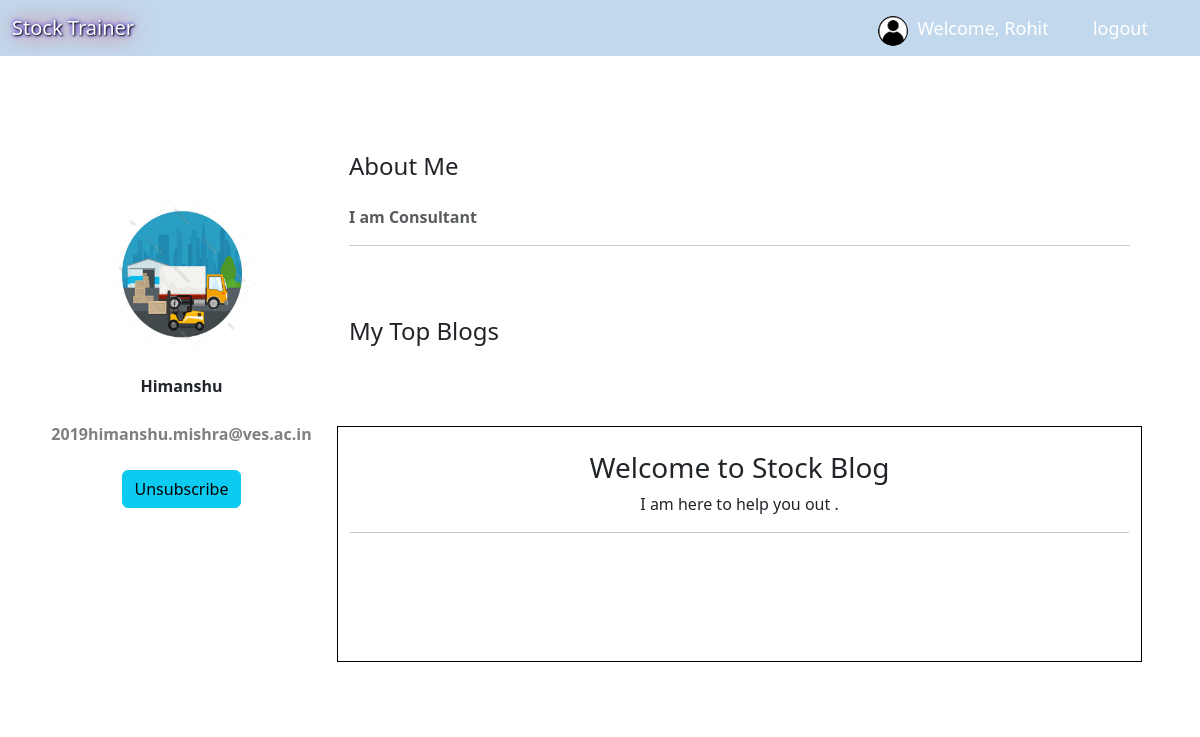
The page /user/profile/Himanshu (signed in) on the database as committed earlier.
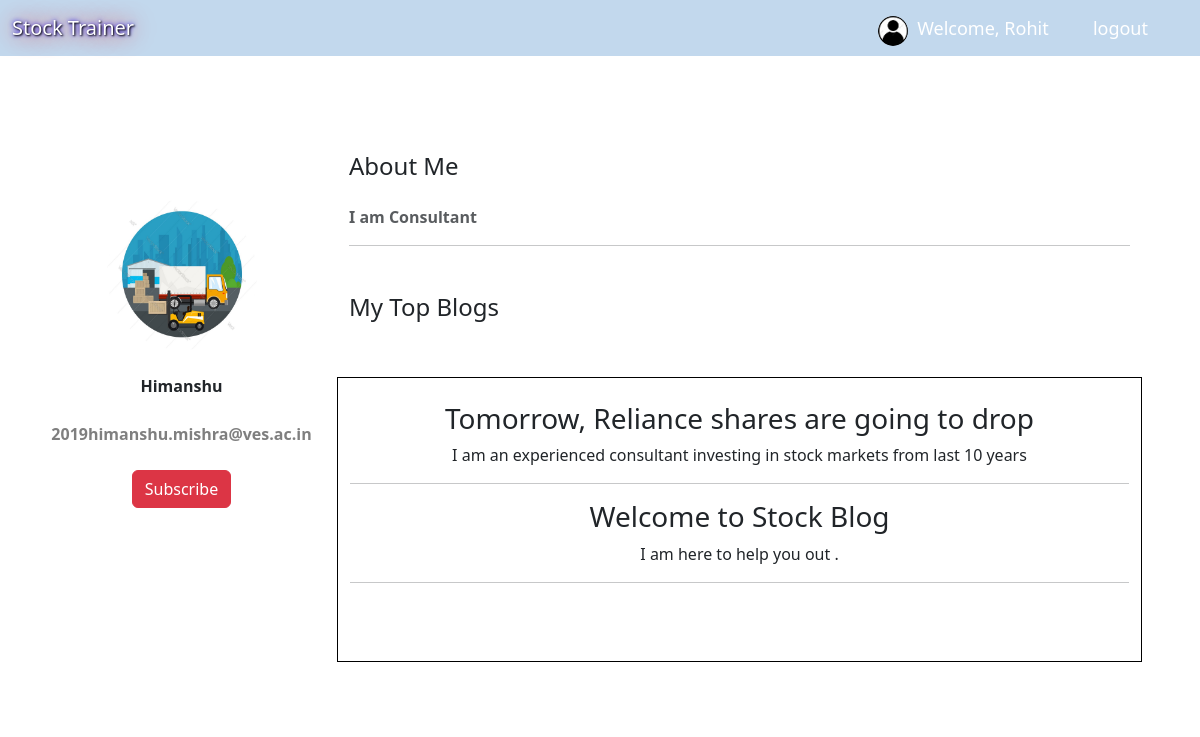
The same page on the database as committed later.
### User/models.py (models this page shows, shortened)
class Profile(models.Model):
    user = models.OneToOneField(User, related_name='Profile', on_delete=models.CASCADE)
    image_field = models.ImageField(upload_to='Images')
    rating = models.FloatField(default=0.0)
    consultant=models.BooleanField(default=False)
    about_me=models.TextField(default="")

class Blogs(models.Model):
    title=models.CharField(max_length=50)
    blogs=RichTextField(blank=True,null=True,verbose_name='')
    date_posted=models.DateTimeField(default=timezone.now)
    author=models.ForeignKey(Consultant,related_name='blog',on_delete=models.CASCADE)
    upvotes=models.ManyToManyField(User,related_name="upv")

### User/views.py (the view)
# urls.py: path('profile/<user>',profile,name='profile'),
def profile(request,user):
    u=User.objects.get(username=user)
    p=Consultant.objects.filter(consultant_id=u.Profile)
    if len(p)>=1:
        p=Blogs.objects.filter(author=u.Profile.Consultant).order_by('-upvotes')[:3]
        o=Subscribe.objects.filter(reg_user=request.user.Profile,reg_consultant=u.Profile.Consultant)
        b=True
        if len(o)>=1:
            b=False
        return render(request,'User/profile.html',{'user':u,'post':p,'bool':b})
    else:
        return redirect('main')

### User/templates/User/profile.html (shortened to what this page needs)
{% extends 'User/base.html' %}
{% load static %}
{% block css %}
<link rel="stylesheet" type="text/css" href="{% static 'User/css/profile.css' %}?{% now "U" %}">
    <link href="/docs/5.2/dist/css/bootstrap.min.css" rel="stylesheet">
{% endblock css %}
{% block content %}
<nav class="navbar navbar-light navPad" style="background-color: #377dc34d">
        <div class="container-fluid">
            <a href="/main" style="color: white; text-shadow: 1px 1px 2px black, 0 0 25px red, 0 0 5px blue;" class="navbar-brand logoPad hh66Heading" style="width: 148px;height: 40px;">Stock Trainer</a>
            <div style="padding-top: 5px">
                <img style="margin-right: 5px" src="{% static 'Stock_Game/images/hi5.jpg' %}" alt="Avatar" class="avatar">
                <a style="font-size:18px; color:white; padding-right:40px; padding-top: 5px; margin-top: 5px">Welcome, {{request.user}}</a>
                <a href="/user/logout" style="font-size:18px; color:white; padding-right:40px; text-decoration: none;" onclick="logout()">logout</a>
            </div>
        </div>
        </nav>
<div class="container outer">
<div class="container rounded bg-white mt-5 mb-5">
    <div class="row">
        <div class="col-md-3 border-right">
            <div class="d-flex flex-column align-items-center text-center p-3 py-5"><img class="rounded-circle mt-5" height="150px" width="150px"
                src="/media/{{ user.Profile.image_field }}">
            <br>
            <span class="font-weight-bold" style="font-weight: bold;">{{ user.username }}</span>
            <br>
            <span class="text-black-50" style="font-weight: bold;">{{ user.email }}</span>
            <br>
            {% if bool %}
            <button class="btn btn-danger subs" data-blog="{{ user.Profile.Consultant.id }}">Subscribe</button>
            {% else %}
            <button class="btn btn-info subs" data-blog="{{ user.Profile.Consultant.id }}">Unsubscribe</button>
            {% endif %}
        </div>
        </div>
        <div class="col-md-9 border-right">
            <div class="p-3 py-5">
                <div class="d-flex justify-content-between align-items-center mb-3">
                    <h4 class="text-right">About Me</h4>
                </div>
                <div class="row mt-2">
                    <label class="text-muted" style="font-weight: bold;">{{ user.Profile.about_me }}</label>
                </div>
                <hr>
                {% if post.all %}
                <div class="row mt-3" style="height: 50vh;overflow-y: scroll;">
                    <div class="d-flex justify-content-between align-items-center mb-3">
                        <h4 class="text-right">My Top Blogs</h4>
                    </div>
                    <div style="text-align: center;border:1px solid black;">
                        <br>
                        {% for p in post.all %}
                            <h3>{{ p.title }}</h3>
                            <div>{{ p.blogs|safe }}</div>
                            <hr>
                        {% endfor %}
                    </div>
                </div>
                {% else %}
                <div class="row mt-3" style="overflow-y:scroll;">
                    <div style="text-align:center">
                        <h1>Sry, No blogs yet posted by Consultant</h1>
                    </div>
                </div>
                {% endif %}
            </div>
        </div>
    </div>
</div>
</div>
{% endblock %}

### User/templates/User/base.html (shortened to what this page needs)
<!doctype html>
<html lang="en">
  <head>
<link href="https://cdn.jsdelivr.net/npm/bootstrap@5.2.2/dist/css/bootstrap.min.css" rel="stylesheet">
{% block css %}
{% endblock css %}
</head>
<body>
    {% block content %}
    {% endblock content %}
</body>
</html>

### User/static/User/css/profile.css (style rules this page uses)
body { background: orange }
body { margin:0; padding:0; font-family:"arial",heletica,sans-serif; font-size:12px; background: #2980b9 url('https://static.tumblr.com/03fbbc566b081016810402488936fbae/pqpk3dn/MRSmlzpj3/tumblr_static_bg3.png') repeat 0 0; -webkit-animation: 10s linear 0s normal none infinite animate; -moz-animation: 10s linear 0s normal none infinite animate; -ms-animation: 10s linear 0s normal none infinite animate; -o-animation: 10s linear 0s normal none infinite animate; animation: 10s linear 0s normal none infinite animate; }

### User/templates/User/profile.html (style rules this page uses)
.avatar { vertical-align: middle; width: 30px; height: 30px; border-radius: 50%; }

Rows that differ between the two databases and show on the page:
added Blogs: title "Tomorrow, Reliance shares are going to drop", blogs "I am an experienced consultant investing in stock markets from last 10 years"
Other text that changed with them:
text no longer shown: "Unsubscribe"
text now shown: "Subscribe"
